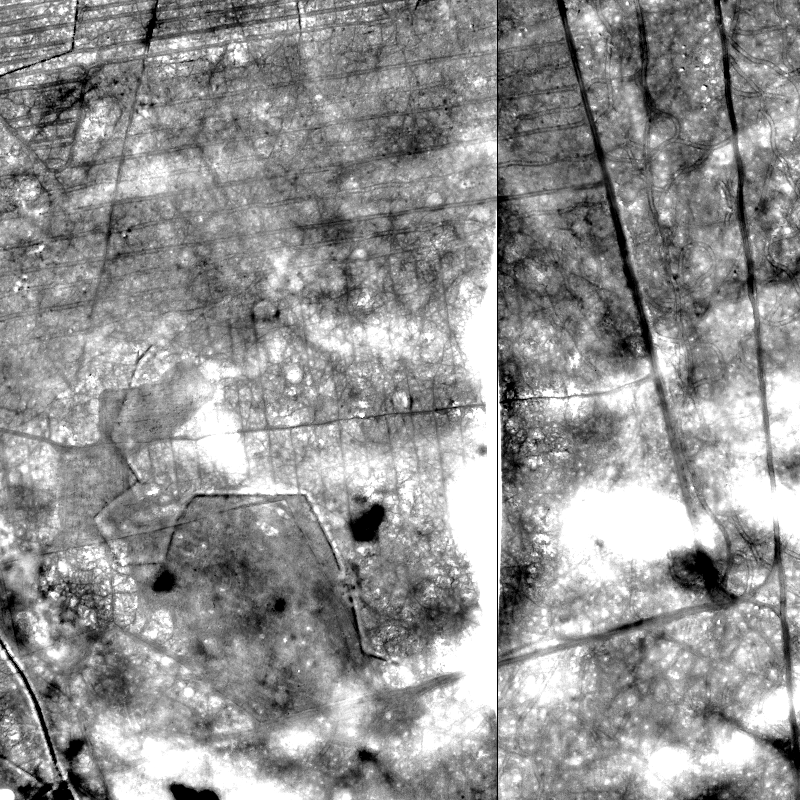
#> input picture program/Deep/unet2/data/test/LRM_sol_50cm_10.png, 800 x 800 px, found by its file name; its folder holds 4 pictures in this run
$ python label_visualization.py
#> lines starting #> are read from the running program, lines starting #| are printed output that depends on the picture; pictures that were not available may be replaced by others from this repository, and a replacement may not be noted
import matplotlib.pyplot as plt
import numpy as np
import cv2
import os

def create_pascal_label_colormap():
    colormap = np.zeros((256, 3), dtype=int)
    ind = np.arange(256, dtype=int)

    for shift in reversed(range(8)):
        for channel in range(3):
            colormap[:, channel] |= ((ind >> channel) & 1) << shift
        ind >>= 3

    return colormap


def label_to_color_image(label):
    if label.ndim != 2:
        raise ValueError('Expect 2-D input label')
    colormap = create_pascal_label_colormap()
    if np.max(label) > len(colormap):
        raise ValueError('label value too large.')

    return colormap[label]


def vis_segmentation2(image, seg_map):
    """
    输入图片和分割 mask 的统一可视化.
    """
    seg_image = label_to_color_image(seg_map).astype(np.uint8)
    plt.figure()
    plt.imshow(seg_image)
    plt.imshow(image,alpha=0.5)
    plt.axis('off')
    plt.show()


test_path = "data\\test"
predict_path =  "data\\predict"
for filename in os.listdir(test_path):
    imgfile = os.path.join(test_path,filename)
    pngfile = os.path.join(predict_path,filename.split('.')[0]+"_predict.png")
    img = cv2.imread(imgfile, 1)
#> img is the input picture: shape (800, 800, 3); min 0, max 255, mean 146.9
    img = img[:,:,::-1]
    seg_map = cv2.imread(pngfile, 0)
#> seg_map: shape (800, 800); min 0, max 255, mean 146.9
    vis_segmentation2(img, seg_map)
#> in label_to_color_image, `return colormap[label]`:
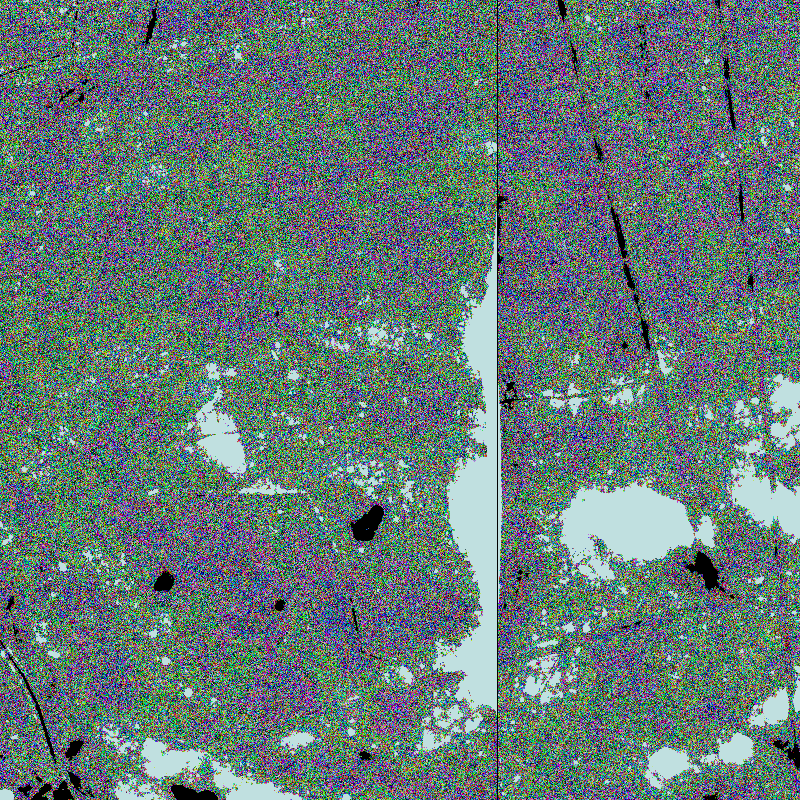
#> returned value: shape (800, 800, 3) int64; mean of channels 0, 1, 2 118.7, 121.4, 101.7; drawn as B, G, R
#> in vis_segmentation2, `plt.show()`:
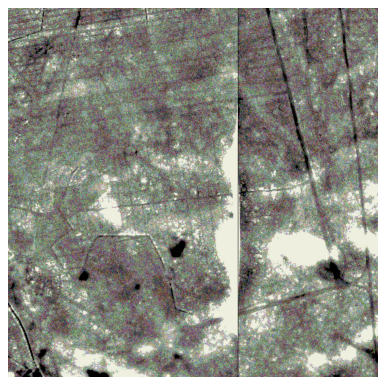
#> figure drawn by matplotlib, 1 panel
#> pass 2 of the loop `for filename in os.listdir(test_path):`:
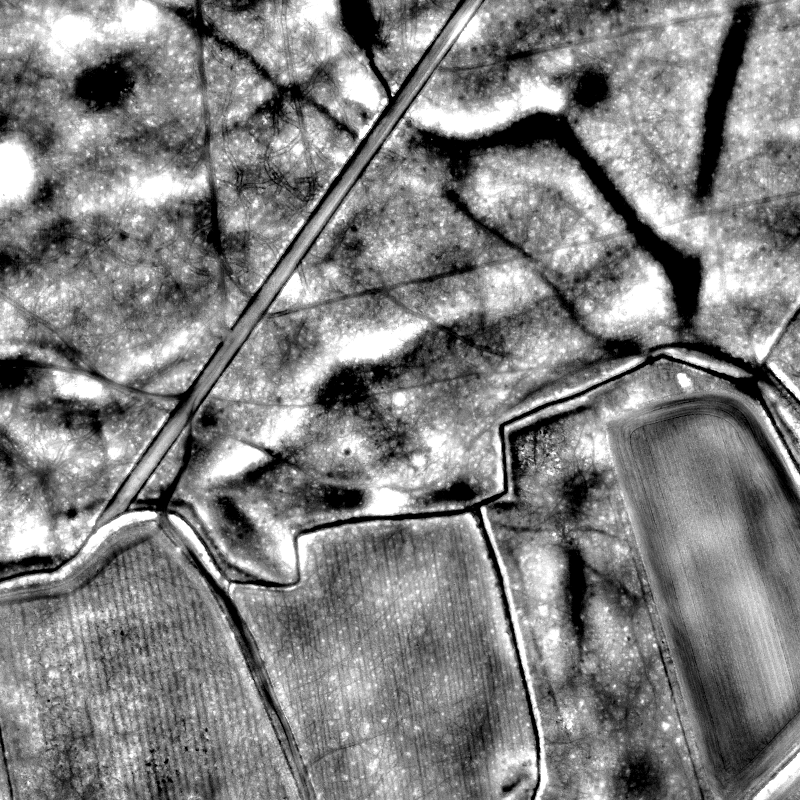
#> input picture program/Deep/unet2/data/test/LRM_sol_50cm_12.png, 800 x 800 px, found by its file name
#> img is the input picture: shape (800, 800, 3); min 0, max 255, mean 128.8
#> in label_to_color_image (call 2), `return colormap[label]`:
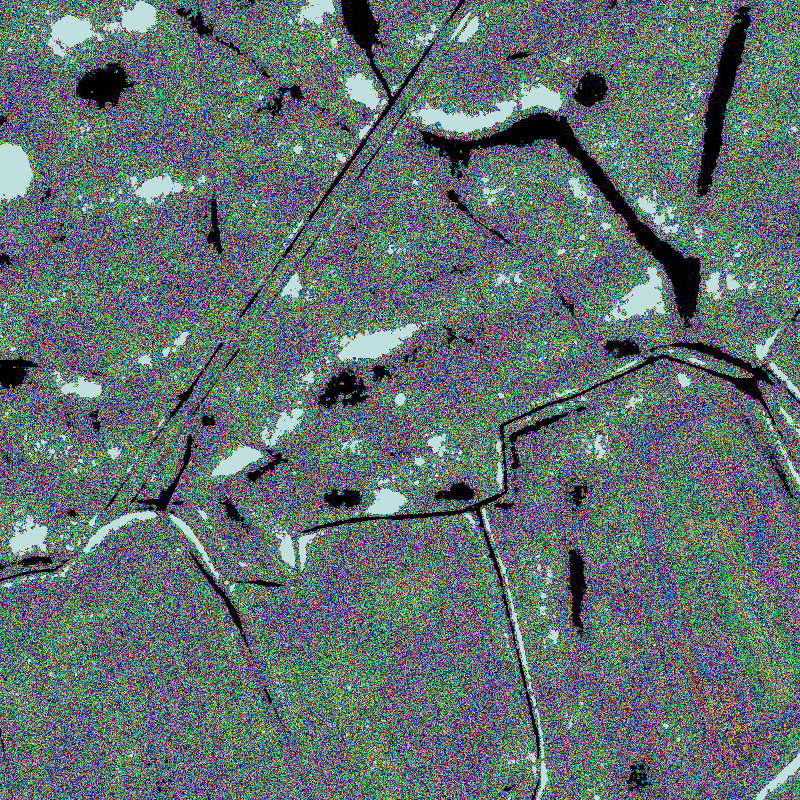
#> returned value: shape (800, 800, 3) int64; mean of channels 0, 1, 2 110.5, 111.3, 94.6; drawn as B, G, R
#> in vis_segmentation2 (call 2), `plt.show()`:
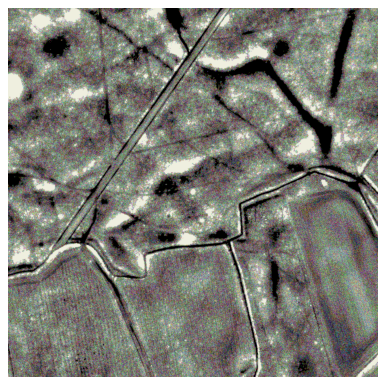
#> figure drawn by matplotlib, 1 panel
#> pass 3 of the loop `for filename in os.listdir(test_path):`:
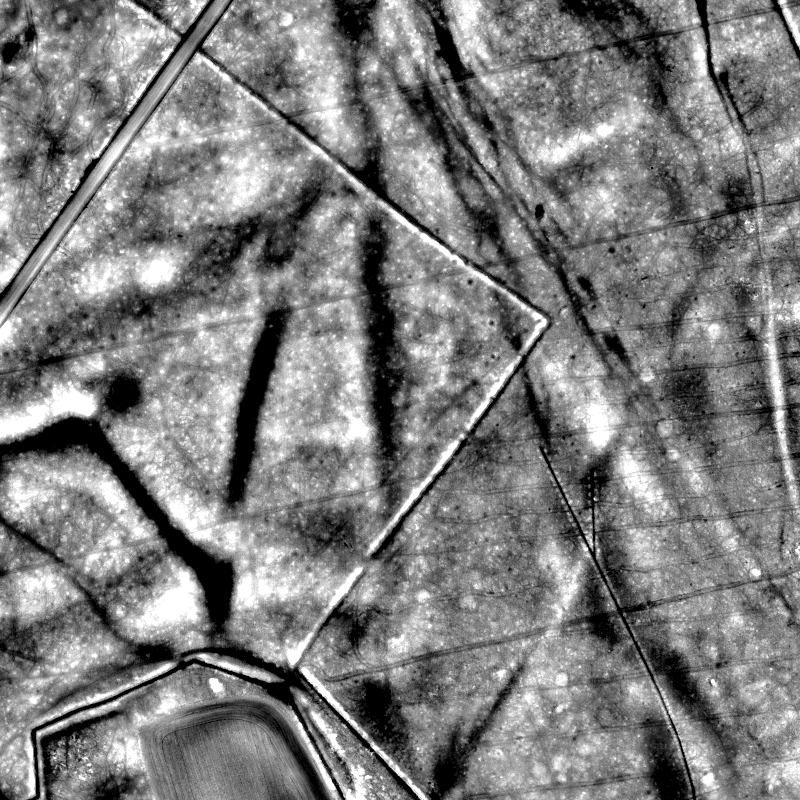
#> input picture program/Deep/unet2/data/test/LRM_sol_50cm_13.png, 800 x 800 px, found by its file name
#> img is the input picture: shape (800, 800, 3); min 0, max 255, mean 126.1
#> in vis_segmentation2 (call 3), `plt.show()`:
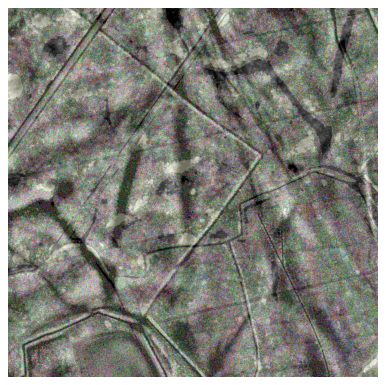
#> figure drawn by matplotlib, 1 panel
#> (the run stopped early here; a loop or call above may not have finished)
